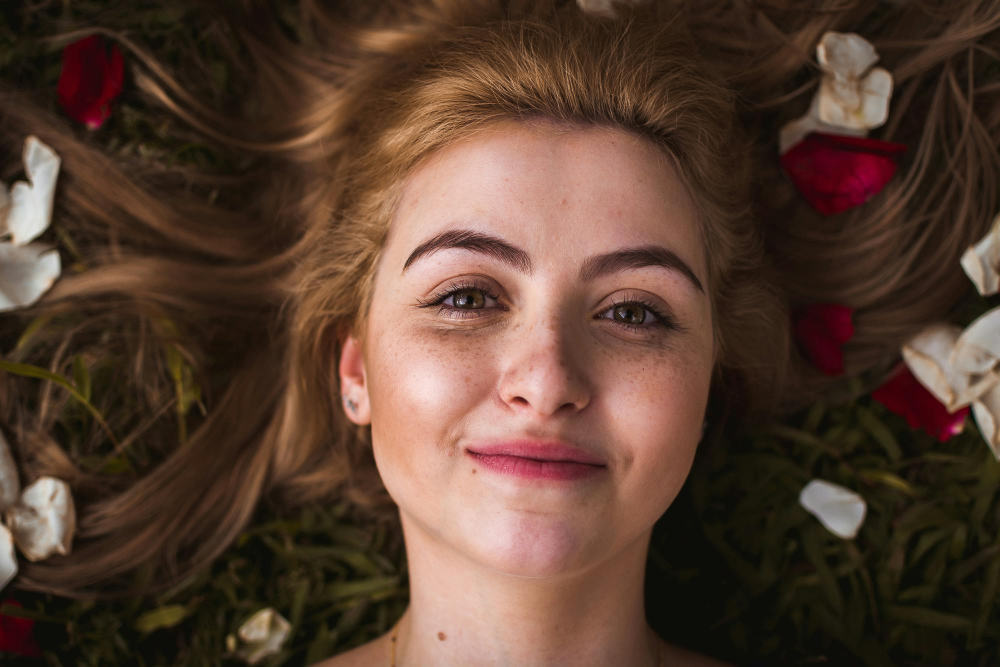
#> input picture photo/face1.jpg, 2000 x 1333 px (shown at 1/2 size)
$ python face_detection.py
#> lines starting #> are read from the running program, lines starting #| are printed output that depends on the picture; after the words box and inside, x2 and y2 are one past the last pixel; in counts of white or black regions, pixels touching at a corner belong together
import cv2 as cv
import numpy as np

img = cv.imread('photo/face1.jpg')
#> img is the input picture: shape (1333, 2000, 3); mean B, G, R 48.6, 62.5, 87.1
# cv.imshow('face_image' , img)

img_resize = cv.resize(img , ( 750 , 500))
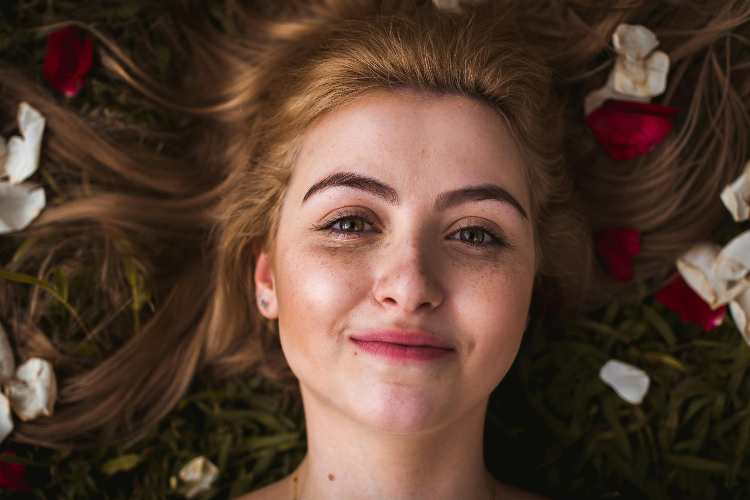
#> img_resize: shape (500, 750, 3); mean B, G, R 48.5, 62.4, 87
cv.imshow('resized image' , img_resize)

gray = cv.cvtColor(img_resize , cv.COLOR_BGR2GRAY)
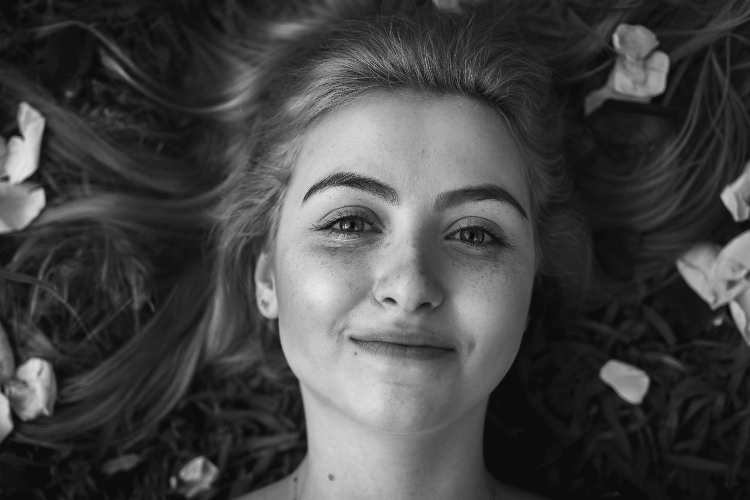
#> gray: shape (500, 750); min 7, max 233, mean 68.2
# cv.imshow('gray image' , gray)

# blur = cv.GaussianBlur(gray , (5, 5) , 0 )

# median_blur = cv.medianBlur(gray , 7)

cropped = gray[:  , 10:   ]
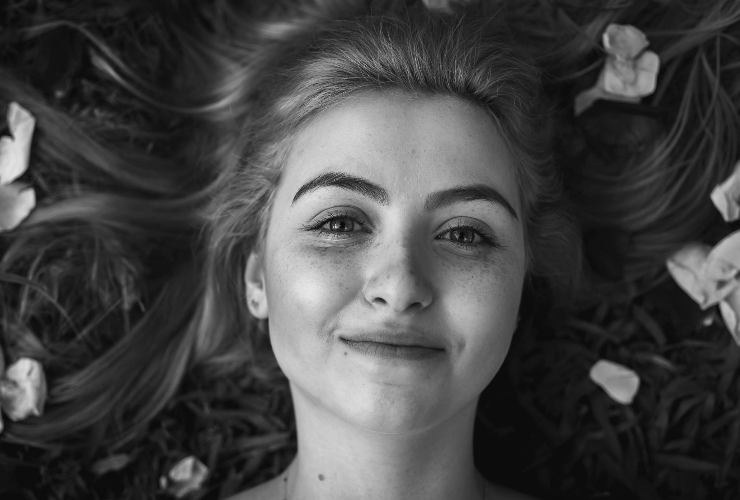
#> cropped: shape (500, 740); min 7, max 233, mean 68.2

# cv.imshow('cropped' , cropped)-

haar_cascade = cv.CascadeClassifier('haarcascade_face_default.xml')

# Detect faces
face_rect = haar_cascade.detectMultiScale(cropped, scaleFactor=1.1, minNeighbors=2)
#> face_rect = [[220, 87, 358, 358]]

for (x, y, w, h) in face_rect:
    cv.rectangle(img_resize, (x, y), (x+w, y+h), (0, 255, 0), 2)
#> this loop made 1 pass
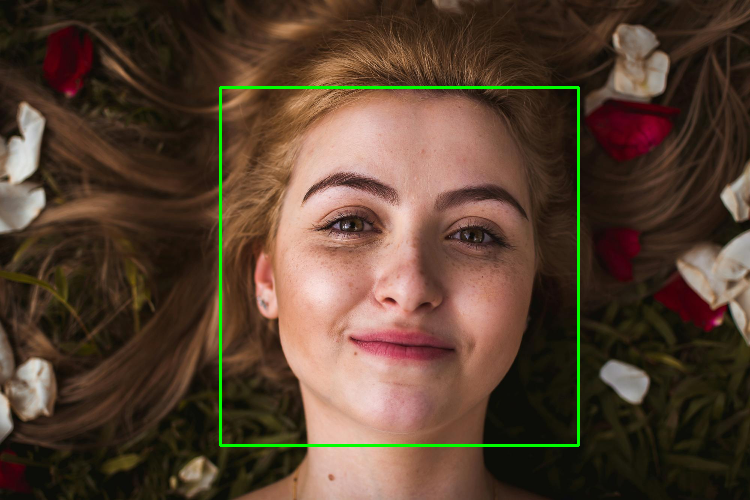
#> img_resize: shape (500, 750, 3); 1.14% of pixels changed, all inside (x1, y1, x2, y2) = (219, 86, 580, 447)

cv.imshow("Faces Detected", img_resize)
cv.waitKey(0)
cv.destroyAllWindows()

$ run again, with photo/cat2.jpeg copied over photo/face1.jpg
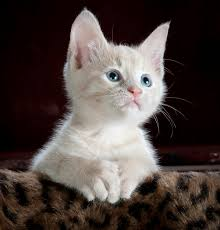
#> input picture photo/cat2.jpeg, 220 x 230 px
#> img is the input picture: shape (230, 220, 3); mean B, G, R 63.6, 67.1, 77.6
#> `img_resize = cv.resize(img , ( 750 , 500))`:
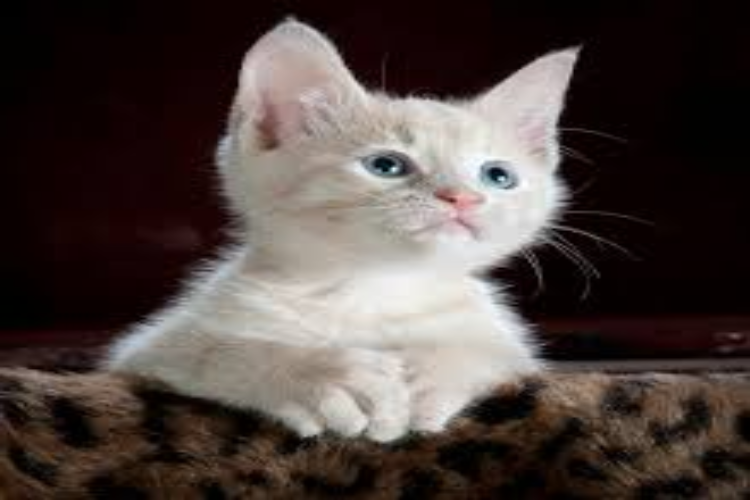
#> img_resize: shape (500, 750, 3); mean B, G, R 63.6, 67, 77.5
#> `cropped = gray[:  , 10:   ]`:
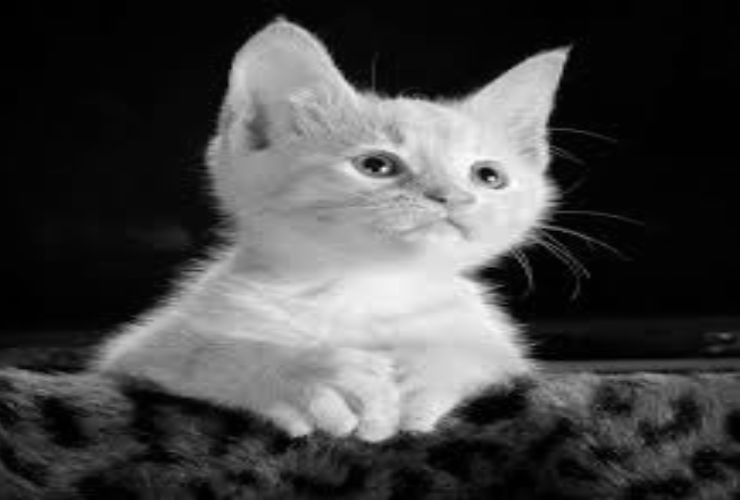
#> cropped: shape (500, 740); min 0, max 254, mean 70.5
#> face_rect = ()
